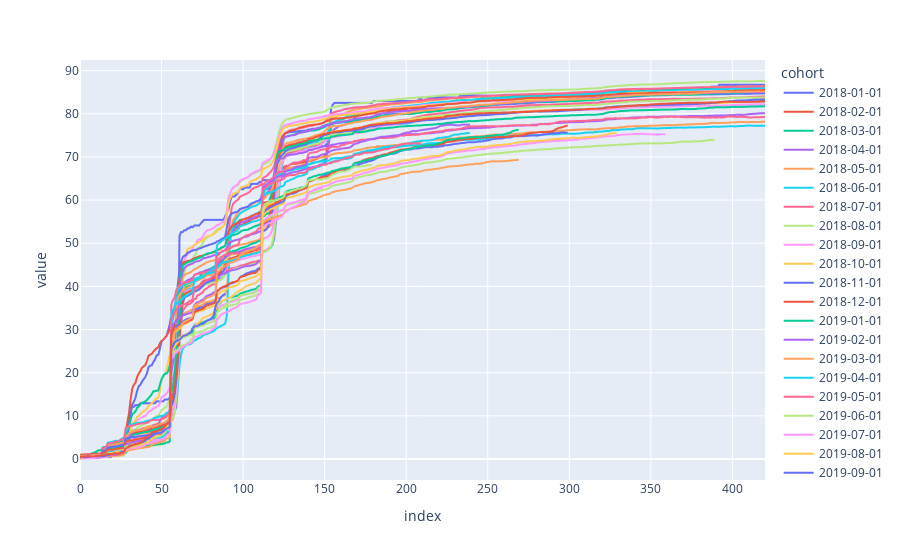

Source (notebook cell):
### Code cell
fig_raw = px.line(data_frame=df_RR_prefill)
fig_raw.show()
#fig_raw.write_html("SubscriptionToSubcription_RepurchaseSecondToThird_Raw.html")

### Figure 1 — Plotly figure (JSON) as saved in the notebook; plotly's stock layout.template omitted (floating-point values rounded to 4 significant figures; data arrays with more than 128 entries replaced by an {"elided": "..."} marker saying what was removed)
{"data": [{"hovertemplate": "cohort=2018-01-01<br>index=%{x}<br>value=%{y}<extra></extra>", "legendgroup": "2018-01-01", "line": {"color": "#636efa", "dash": "solid"}, "marker": {"symbol": "circle"}, "mode": "lines", "name": "2018-01-01", "showlegend": true, "type": "scattergl", "x": {"elided": "421 int values"}, "xaxis": "x", "y": {"elided": "421 float values"}, "yaxis": "y"}, {"hovertemplate": "cohort=2018-02-01<br>index=%{x}<br>value=%{y}<extra></extra>", "legendgroup": "2018-02-01", "line": {"color": "#EF553B", "dash": "solid"}, "marker": {"symbol": "circle"}, "mode": "lines", "name": "2018-02-01", "showlegend": true, "type": "scattergl", "x": {"elided": "421 int values"}, "xaxis": "x", "y": {"elided": "421 float values"}, "yaxis": "y"}, {"hovertemplate": "cohort=2018-03-01<br>index=%{x}<br>value=%{y}<extra></extra>", "legendgroup": "2018-03-01", "line": {"color": "#00cc96", "dash": "solid"}, "marker": {"symbol": "circle"}, "mode": "lines", "name": "2018-03-01", "showlegend": true, "type": "scattergl", "x": {"elided": "421 int values"}, "xaxis": "x", "y": {"elided": "421 float values"}, "yaxis": "y"}, {"hovertemplate": "cohort=2018-04-01<br>index=%{x}<br>value=%{y}<extra></extra>", "legendgroup": "2018-04-01", "line": {"color": "#ab63fa", "dash": "solid"}, "marker": {"symbol": "circle"}, "mode": "lines", "name": "2018-04-01", "showlegend": true, "type": "scattergl", "x": {"elided": "421 int values"}, "xaxis": "x", "y": {"elided": "421 float values"}, "yaxis": "y"}, {"hovertemplate": "cohort=2018-05-01<br>index=%{x}<br>value=%{y}<extra></extra>", "legendgroup": "2018-05-01", "line": {"color": "#FFA15A", "dash": "solid"}, "marker": {"symbol": "circle"}, "mode": "lines", "name": "2018-05-01", "showlegend": true, "type": "scattergl", "x": {"elided": "421 int values"}, "xaxis": "x", "y": {"elided": "421 float values"}, "yaxis": "y"}, {"hovertemplate": "cohort=2018-06-01<br>index=%{x}<br>value=%{y}<extra></extra>", "legendgroup": "2018-06-01", "line": {"color": "#19d3f3", "dash": "solid"}, "marker": {"symbol": "circle"}, "mode": "lines", "name": "2018-06-01", "showlegend": true, "type": "scattergl", "x": {"elided": "421 int values"}, "xaxis": "x", "y": {"elided": "421 float values"}, "yaxis": "y"}, {"hovertemplate": "cohort=2018-07-01<br>index=%{x}<br>value=%{y}<extra></extra>", "legendgroup": "2018-07-01", "line": {"color": "#FF6692", "dash": "solid"}, "marker": {"symbol": "circle"}, "mode": "lines", "name": "2018-07-01", "showlegend": true, "type": "scattergl", "x": {"elided": "421 int values"}, "xaxis": "x", "y": {"elided": "421 float values"}, "yaxis": "y"}, {"hovertemplate": "cohort=2018-08-01<br>index=%{x}<br>value=%{y}<extra></extra>", "legendgroup": "2018-08-01", "line": {"color": "#B6E880", "dash": "solid"}, "marker": {"symbol": "circle"}, "mode": "lines", "name": "2018-08-01", "showlegend": true, "type": "scattergl", "x": {"elided": "421 int values"}, "xaxis": "x", "y": {"elided": "421 float values"}, "yaxis": "y"}, {"hovertemplate": "cohort=2018-09-01<br>index=%{x}<br>value=%{y}<extra></extra>", "legendgroup": "2018-09-01", "line": {"color": "#FF97FF", "dash": "solid"}, "marker": {"symbol": "circle"}, "mode": "lines", "name": "2018-09-01", "showlegend": true, "type": "scattergl", "x": {"elided": "421 int values"}, "xaxis": "x", "y": {"elided": "421 float values"}, "yaxis": "y"}, {"hovertemplate": "cohort=2018-10-01<br>index=%{x}<br>value=%{y}<extra></extra>", "legendgroup": "2018-10-01", "line": {"color": "#FECB52", "dash": "solid"}, "marker": {"symbol": "circle"}, "mode": "lines", "name": "2018-10-01", "showlegend": true, "type": "scattergl", "x": {"elided": "421 int values"}, "xaxis": "x", "y": {"elided": "421 float values"}, "yaxis": "y"}, {"hovertemplate": "cohort=2018-11-01<br>index=%{x}<br>value=%{y}<extra></extra>", "legendgroup": "2018-11-01", "line": {"color": "#636efa", "dash": "solid"}, "marker": {"symbol": "circle"}, "mode": "lines", "name": "2018-11-01", "showlegend": true, "type": "scattergl", "x": {"elided": "421 int values"}, "xaxis": "x", "y": {"elided": "421 float values"}, "yaxis": "y"}, {"hovertemplate": "cohort=2018-12-01<br>index=%{x}<br>value=%{y}<extra></extra>", "legendgroup": "2018-12-01", "line": {"color": "#EF553B", "dash": "solid"}, "marker": {"symbol": "circle"}, "mode": "lines", "name": "2018-12-01", "showlegend": true, "type": "scattergl", "x": {"elided": "421 int values"}, "xaxis": "x", "y": {"elided": "421 float values"}, "yaxis": "y"}, {"hovertemplate": "cohort=2019-01-01<br>index=%{x}<br>value=%{y}<extra></extra>", "legendgroup": "2019-01-01", "line": {"color": "#00cc96", "dash": "solid"}, "marker": {"symbol": "circle"}, "mode": "lines", "name": "2019-01-01", "showlegend": true, "type": "scattergl", "x": {"elided": "421 int values"}, "xaxis": "x", "y": {"elided": "421 float values"}, "yaxis": "y"}, {"hovertemplate": "cohort=2019-02-01<br>index=%{x}<br>value=%{y}<extra></extra>", "legendgroup": "2019-02-01", "line": {"color": "#ab63fa", "dash": "solid"}, "marker": {"symbol": "circle"}, "mode": "lines", "name": "2019-02-01", "showlegend": true, "type": "scattergl", "x": {"elided": "421 int values"}, "xaxis": "x", "y": {"elided": "421 float values"}, "yaxis": "y"}, {"hovertemplate": "cohort=2019-03-01<br>index=%{x}<br>value=%{y}<extra></extra>", "legendgroup": "2019-03-01", "line": {"color": "#FFA15A", "dash": "solid"}, "marker": {"symbol": "circle"}, "mode": "lines", "name": "2019-03-01", "showlegend": true, "type": "scattergl", "x": {"elided": "421 int values"}, "xaxis": "x", "y": {"elided": "421 float values"}, "yaxis": "y"}, {"hovertemplate": "cohort=2019-04-01<br>index=%{x}<br>value=%{y}<extra></extra>", "legendgroup": "2019-04-01", "line": {"color": "#19d3f3", "dash": "solid"}, "marker": {"symbol": "circle"}, "mode": "lines", "name": "2019-04-01", "showlegend": true, "type": "scattergl", "x": {"elided": "421 int values"}, "xaxis": "x", "y": {"elided": "421 float values"}, "yaxis": "y"}, {"hovertemplate": "cohort=2019-05-01<br>index=%{x}<br>value=%{y}<extra></extra>", "legendgroup": "2019-05-01", "line": {"color": "#FF6692", "dash": "solid"}, "marker": {"symbol": "circle"}, "mode": "lines", "name": "2019-05-01", "showlegend": true, "type": "scattergl", "x": {"elided": "421 int values"}, "xaxis": "x", "y": {"elided": "421 float values"}, "yaxis": "y"}, {"hovertemplate": "cohort=2019-06-01<br>index=%{x}<br>value=%{y}<extra></extra>", "legendgroup": "2019-06-01", "line": {"color": "#B6E880", "dash": "solid"}, "marker": {"symbol": "circle"}, "mode": "lines", "name": "2019-06-01", "showlegend": true, "type": "scattergl", "x": {"elided": "421 int values"}, "xaxis": "x", "y": {"elided": "421 float values"}, "yaxis": "y"}, {"hovertemplate": "cohort=2019-07-01<br>index=%{x}<br>value=%{y}<extra></extra>", "legendgroup": "2019-07-01", "line": {"color": "#FF97FF", "dash": "solid"}, "marker": {"symbol": "circle"}, "mode": "lines", "name": "2019-07-01", "showlegend": true, "type": "scattergl", "x": {"elided": "421 int values"}, "xaxis": "x", "y": {"elided": "421 float values"}, "yaxis": "y"}, {"hovertemplate": "cohort=2019-08-01<br>index=%{x}<br>value=%{y}<extra></extra>", "legendgroup": "2019-08-01", "line": {"color": "#FECB52", "dash": "solid"}, "marker": {"symbol": "circle"}, "mode": "lines", "name": "2019-08-01", "showlegend": true, "type": "scattergl", "x": {"elided": "421 int values"}, "xaxis": "x", "y": {"elided": "421 float values"}, "yaxis": "y"}, {"hovertemplate": "cohort=2019-09-01<br>index=%{x}<br>value=%{y}<extra></extra>", "legendgroup": "2019-09-01", "line": {"color": "#636efa", "dash": "solid"}, "marker": {"symbol": "circle"}, "mode": "lines", "name": "2019-09-01", "showlegend": true, "type": "scattergl", "x": {"elided": "421 int values"}, "xaxis": "x", "y": {"elided": "421 float values"}, "yaxis": "y"}, {"hovertemplate": "cohort=2019-10-01<br>index=%{x}<br>value=%{y}<extra></extra>", "legendgroup": "2019-10-01", "line": {"color": "#EF553B", "dash": "solid"}, "marker": {"symbol": "circle"}, "mode": "lines", "name": "2019-10-01", "showlegend": true, "type": "scattergl", "x": {"elided": "421 int values"}, "xaxis": "x", "y": {"elided": "421 float values"}, "yaxis": "y"}, {"hovertemplate": "cohort=2019-11-01<br>index=%{x}<br>value=%{y}<extra></extra>", "legendgroup": "2019-11-01", "line": {"color": "#00cc96", "dash": "solid"}, "marker": {"symbol": "circle"}, "mode": "lines", "name": "2019-11-01", "showlegend": true, "type": "scattergl", "x": {"elided": "421 int values"}, "xaxis": "x", "y": {"elided": "421 float values"}, "yaxis": "y"}, {"hovertemplate": "cohort=2019-12-01<br>index=%{x}<br>value=%{y}<extra></extra>", "legendgroup": "2019-12-01", "line": {"color": "#ab63fa", "dash": "solid"}, "marker": {"symbol": "circle"}, "mode": "lines", "name": "2019-12-01", "showlegend": true, "type": "scattergl", "x": {"elided": "421 int values"}, "xaxis": "x", "y": {"elided": "421 float values"}, "yaxis": "y"}, {"hovertemplate": "cohort=2020-01-01<br>index=%{x}<br>value=%{y}<extra></extra>", "legendgroup": "2020-01-01", "line": {"color": "#FFA15A", "dash": "solid"}, "marker": {"symbol": "circle"}, "mode": "lines", "name": "2020-01-01", "showlegend": true, "type": "scattergl", "x": {"elided": "421 int values"}, "xaxis": "x", "y": {"elided": "421 float values"}, "yaxis": "y"}, {"hovertemplate": "cohort=2020-02-01<br>index=%{x}<br>value=%{y}<extra></extra>", "legendgroup": "2020-02-01", "line": {"color": "#19d3f3", "dash": "solid"}, "marker": {"symbol": "circle"}, "mode": "lines", "name": "2020-02-01", "showlegend": true, "type": "scattergl", "x": {"elided": "421 int values"}, "xaxis": "x", "y": {"elided": "421 float values"}, "yaxis": "y"}, {"hovertemplate": "cohort=2020-03-01<br>index=%{x}<br>value=%{y}<extra></extra>", "legendgroup": "2020-03-01", "line": {"color": "#FF6692", "dash": "solid"}, "marker": {"symbol": "circle"}, "mode": "lines", "name": "2020-03-01", "showlegend": true, "type": "scattergl", "x": {"elided": "421 int values"}, "xaxis": "x", "y": {"elided": "421 float values"}, "yaxis": "y"}, {"hovertemplate": "cohort=2020-04-01<br>index=%{x}<br>value=%{y}<extra></extra>", "legendgroup": "2020-04-01", "line": {"color": "#B6E880", "dash": "solid"}, "marker": {"symbol": "circle"}, "mode": "lines", "name": "2020-04-01", "showlegend": true, "type": "scattergl", "x": {"elided": "421 int values"}, "xaxis": "x", "y": {"elided": "421 float values"}, "yaxis": "y"}, {"hovertemplate": "cohort=2020-05-01<br>index=%{x}<br>value=%{y}<extra></extra>", "legendgroup": "2020-05-01", "line": {"color": "#FF97FF", "dash": "solid"}, "marker": {"symbol": "circle"}, "mode": "lines", "name": "2020-05-01", "showlegend": true, "type": "scattergl", "x": {"elided": "421 int values"}, "xaxis": "x", "y": {"elided": "421 float values"}, "yaxis": "y"}, {"hovertemplate": "cohort=2020-06-01<br>index=%{x}<br>value=%{y}<extra></extra>", "legendgroup": "2020-06-01", "line": {"color": "#FECB52", "dash": "solid"}, "marker": {"symbol": "circle"}, "mode": "lines", "name": "2020-06-01", "showlegend": true, "type": "scattergl", "x": {"elided": "421 int values"}, "xaxis": "x", "y": {"elided": "421 float values"}, "yaxis": "y"}, {"hovertemplate": "cohort=2020-07-01<br>index=%{x}<br>value=%{y}<extra></extra>", "legendgroup": "2020-07-01", "line": {"color": "#636efa", "dash": "solid"}, "marker": {"symbol": "circle"}, "mode": "lines", "name": "2020-07-01", "showlegend": true, "type": "scattergl", "x": {"elided": "421 int values"}, "xaxis": "x", "y": {"elided": "421 float values"}, "yaxis": "y"}, {"hovertemplate": "cohort=2020-08-01<br>index=%{x}<br>value=%{y}<extra></extra>", "legendgroup": "2020-08-01", "line": {"color": "#EF553B", "dash": "solid"}, "marker": {"symbol": "circle"}, "mode": "lines", "name": "2020-08-01", "showlegend": true, "type": "scattergl", "x": {"elided": "421 int values"}, "xaxis": "x", "y": {"elided": "421 float values"}, "yaxis": "y"}, {"hovertemplate": "cohort=2020-09-01<br>index=%{x}<br>value=%{y}<extra></extra>", "legendgroup": "2020-09-01", "line": {"color": "#00cc96", "dash": "solid"}, "marker": {"symbol": "circle"}, "mode": "lines", "name": "2020-09-01", "showlegend": true, "type": "scattergl", "x": {"elided": "421 int values"}, "xaxis": "x", "y": {"elided": "421 float values"}, "yaxis": "y"}, {"hovertemplate": "cohort=2020-10-01<br>index=%{x}<br>value=%{y}<extra></extra>", "legendgroup": "2020-10-01", "line": {"color": "#ab63fa", "dash": "solid"}, "marker": {"symbol": "circle"}, "mode": "lines", "name": "2020-10-01", "showlegend": true, "type": "scattergl", "x": {"elided": "421 int values"}, "xaxis": "x", "y": {"elided": "421 float values"}, "yaxis": "y"}, {"hovertemplate": "cohort=2020-11-01<br>index=%{x}<br>value=%{y}<extra></extra>", "legendgroup": "2020-11-01", "line": {"color": "#FFA15A", "dash": "solid"}, "marker": {"symbol": "circle"}, "mode": "lines", "name": "2020-11-01", "showlegend": true, "type": "scattergl", "x": {"elided": "421 int values"}, "xaxis": "x", "y": {"elided": "421 float values"}, "yaxis": "y"}, {"hovertemplate": "cohort=2020-12-01<br>index=%{x}<br>value=%{y}<extra></extra>", "legendgroup": "2020-12-01", "line": {"color": "#19d3f3", "dash": "solid"}, "marker": {"symbol": "circle"}, "mode": "lines", "name": "2020-12-01", "showlegend": true, "type": "scattergl", "x": {"elided": "421 int values"}, "xaxis": "x", "y": {"elided": "421 float values"}, "yaxis": "y"}, {"hovertemplate": "cohort=2021-01-01<br>index=%{x}<br>value=%{y}<extra></extra>", "legendgroup": "2021-01-01", "line": {"color": "#FF6692", "dash": "solid"}, "marker": {"symbol": "circle"}, "mode": "lines", "name": "2021-01-01", "showlegend": true, "type": "scattergl", "x": {"elided": "421 int values"}, "xaxis": "x", "y": {"elided": "421 float values"}, "yaxis": "y"}, {"hovertemplate": "cohort=2021-02-01<br>index=%{x}<br>value=%{y}<extra></extra>", "legendgroup": "2021-02-01", "line": {"color": "#B6E880", "dash": "solid"}, "marker": {"symbol": "circle"}, "mode": "lines", "name": "2021-02-01", "showlegend": true, "type": "scattergl", "x": {"elided": "421 int values"}, "xaxis": "x", "y": {"elided": "421 float values"}, "yaxis": "y"}, {"hovertemplate": "cohort=2021-03-01<br>index=%{x}<br>value=%{y}<extra></extra>", "legendgroup": "2021-03-01", "line": {"color": "#FF97FF", "dash": "solid"}, "marker": {"symbol": "circle"}, "mode": "lines", "name": "2021-03-01", "showlegend": true, "type": "scattergl", "x": {"elided": "421 int values"}, "xaxis": "x", "y": {"elided": "421 float values"}, "yaxis": "y"}, {"hovertemplate": "cohort=2021-04-01<br>index=%{x}<br>value=%{y}<extra></extra>", "legendgroup": "2021-04-01", "line": {"color": "#FECB52", "dash": "solid"}, "marker": {"symbol": "circle"}, "mode": "lines", "name": "2021-04-01", "showlegend": true, "type": "scattergl", "x": {"elided": "421 int values"}, "xaxis": "x", "y": {"elided": "421 float values"}, "yaxis": "y"}, {"hovertemplate": "cohort=2021-05-01<br>index=%{x}<br>value=%{y}<extra></extra>", "legendgroup": "2021-05-01", "line": {"color": "#636efa", "dash": "solid"}, "marker": {"symbol": "circle"}, "mode": "lines", "name": "2021-05-01", "showlegend": true, "type": "scattergl", "x": {"elided": "421 int values"}, "xaxis": "x", "y": {"elided": "421 float values"}, "yaxis": "y"}, {"hovertemplate": "cohort=2021-06-01<br>index=%{x}<br>value=%{y}<extra></extra>", "legendgroup": "2021-06-01", "line": {"color": "#EF553B", "dash": "solid"}, "marker": {"symbol": "circle"}, "mode": "lines", "name": "2021-06-01", "showlegend": true, "type": "scattergl", "x": {"elided": "421 int values"}, "xaxis": "x", "y": {"elided": "421 float values"}, "yaxis": "y"}], "layout": {"legend": {"title": {"text": "cohort"}, "tracegroupgap": 0}, "margin": {"t": 60}, "xaxis": {"anchor": "y", "domain": [0, 1], "title": {"text": "index"}}, "yaxis": {"anchor": "x", "domain": [0, 1], "title": {"text": "value"}}}}
